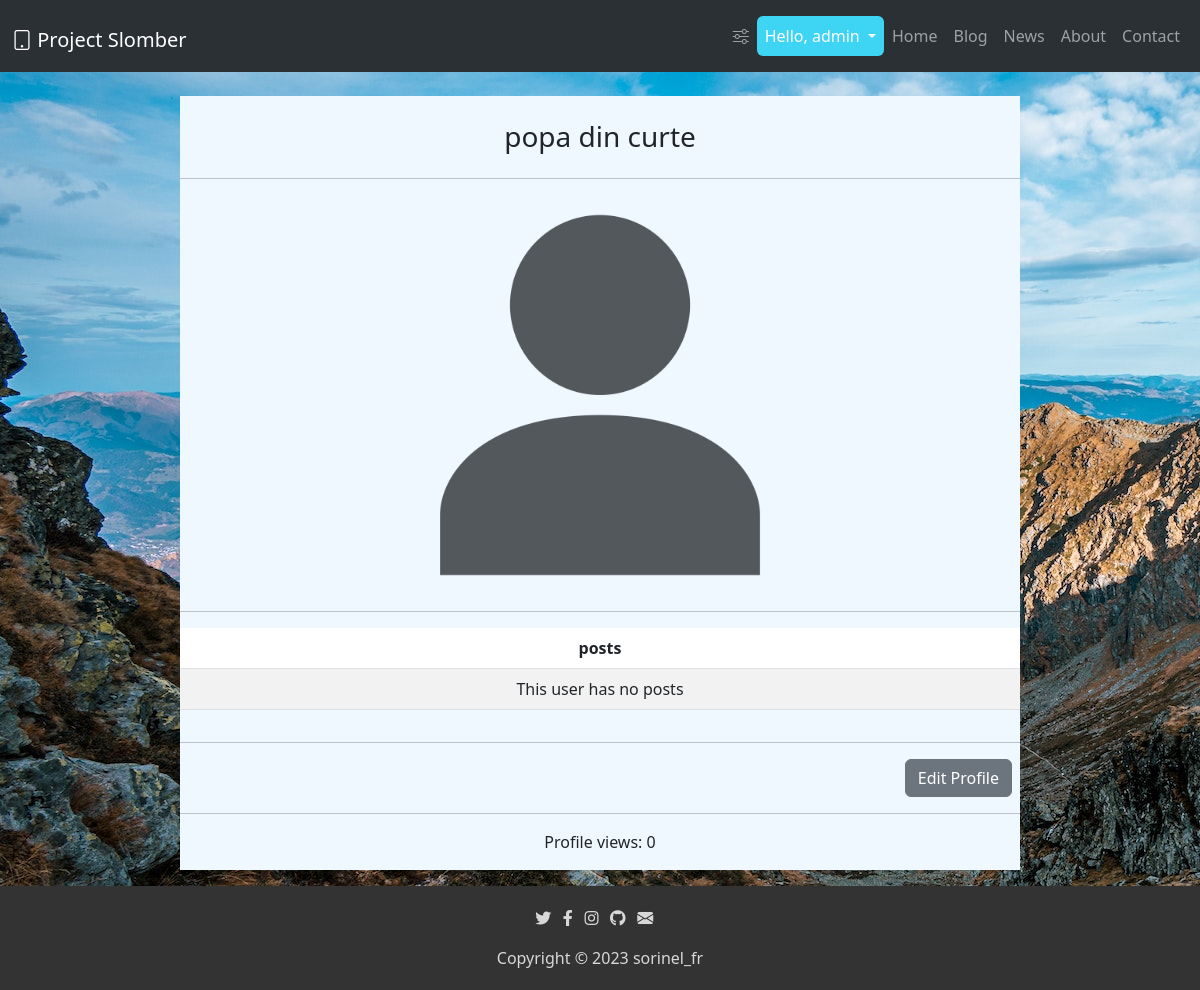
/profile/popa din curte (signed in), run on the app's committed database.
### server.py (models this page shows)
    class User(UserMixin, db.Model):
        __tablename__ = "user"
        id = db.Column(db.Integer, primary_key=True)
        email = db.Column(db.String(100), unique=True, nullable=False)
        password = db.Column(db.String(100), nullable=False)
        name = db.Column(db.String(100), unique=True, nullable=False)
        profile_views = db.Column(db.Integer, nullable=False)
        picture_url = db.Column(db.String(3000))
        has_functions = db.Column(db.Boolean, nullable=False)
        is_admin = db.Column(db.Boolean, nullable=False)
        is_developer = db.Column(db.Boolean, nullable=False)
        posts = relationship("BlogPosts", back_populates="author")
        comment = relationship("Comments", back_populates="author")

### server.py (the view, shortened to what this page needs)
    @app.route('/profile/<name>')
    def user_profile(name):
        wrong_name = False
        user = User.query.filter_by(name=name).first()
        img_route = None
        user_posts = BlogPosts.query.filter_by(user_id=user.id).all()
        if current_user.is_authenticated:
            try:
                if current_user.id != user.id:
                    user.profile_views += 1
                    db.session.commit()
            except:
                wrong_name = True
                return render_template('profile.html', wrong_name=wrong_name, name=name)
        user = User.query.filter_by(name=name).first()
        return render_template('profile.html',
                               user=user,
                               wrong_name=wrong_name,
                               name=name,
                               user_posts=user_posts,
                               number_of_posts=len(user_posts),
                               route=img_route
                               )

### server.py (called while the page is built)
    @login_manager.user_loader
    def load_user(user_id):
        return User.query.filter_by(id=user_id).first()

### templates/profile.html (shortened to what this page needs)
<!DOCTYPE html>
<html lang="en">
<head>
    <link rel="stylesheet" href="{{url_for('static', filename='style.css')}}">
    <link rel="stylesheet" href="https://cdnjs.cloudflare.com/ajax/libs/font-awesome/5.15.3/css/all.min.css">
    <link href="https://cdn.jsdelivr.net/npm/bootstrap@5.3.0-alpha3/dist/css/bootstrap.min.css" rel="stylesheet"
>
    <link rel="stylesheet" href="https://cdn.jsdelivr.net/npm/bootstrap-icons@1.10.4/font/bootstrap-icons.css">
</head>
<body style="margin-bottom: 10%;">
    <nav class="navbar navbar-expand-lg bg-body-tertiary" data-bs-theme="dark">
        <div class="container-fluid">
            <h1><a class="navbar-brand" href="/"><i class="bi bi-tablet"></i> Project Slomber</a></h1>
            <div class="collapse navbar-collapse" id="navbarSupportedContent">
                <ul class="navbar-nav ms-auto mb-2 mb-lg-0">
                    {% if current_user.id == 1%}
                    <li class="nav-item">
                        <a class="nav-link" aria-current="page" href="/panel"><i class="bi bi-sliders"></i></a>
                    </li>
                    {% endif %}
                    {%if current_user.is_authenticated: %}
                    <li class="nav-item">
                        <div class="btn-group">
                            <button type="button" class="btn btn-info dropdown-toggle nav-link active" data-toggle="dropdown"
                                aria-haspopup="true" aria-expanded="true">
                                Hello, {{ current_user.name }}
                            </button>
                        </div>
                    </li>
                    {% endif %}
                    <li class="nav-item">
                        <a class="nav-link" aria-current="page" href="/">Home</a>
                    </li>
                    <li class="nav-item">
                        <a class="nav-link" href="/blog">Blog</a>
                    </li>
                    <li class="nav-item">
                        <a class="nav-link" href="/news">News</a>
                    </li>
                    <li class="nav-item">
                        <a class="nav-link" href="/about">About</a>
                    </li>
                    <li class="nav-item">
                        <a class="nav-link" href="/contact">Contact</a>
                    </li>
                </ul>
            </div>
        </div>
    </nav>
    <div class="jumbotron user-card">
        <br>
        {% if wrong_name: %}
        <h3>Error: No user with name {{name}}</h3>
        {% else %}
        <h3>{{user.name}} {% if user.id == 1: %}<i class="bi bi-hammer"></i>{% endif %} {% if user.is_admin: %}<i class="bi bi-display-fill"></i>{% endif %} {%if user.is_developer: %}<i class="bi bi-code-slash"></i>{% endif %}</h3>
        <hr>
        {% if user.picture_url != None: %}
        <img src="{{url_for('static', filename=route)}}" class="rounded mx-auto d-block" class="rounded mx-auto d-block">
        {% else %}
        <img src="{{url_for('static', filename='img/user.png')}}" class="rounded mx-auto d-block" width="400px" height="400px">
        {% endif %}
        <hr>
        <table class="table table-striped table-hover">
            <thead>
                <tr>
                    <th scope="col">
                        posts
                    </th>
                </tr>
            </thead>
            <tbody>
                {% if number_of_posts != 0:%}
                    {% for post in user_posts: %}
                        <tr>
                            <td>
                                <a href="/blog/post/{{post.id}}" style="text-decoration: none;">{{post.title}}</a>
                            </td>
                        </tr>
                    {% endfor %}
                {% else %}
                    <tr>
                        <td>
                            This user has no posts
                        </td>
                    </tr>
                {% endif %}
            </tbody>
        </table>
        {% if (current_user.is_authenticated and current_user.name == user.name) or current_user.is_admin: %}
        <hr>
        <div class="d-grid gap-2 d-md-flex justify-content-md-end">
            <a href="/profile/{{user.name}}/edit" class="btn btn-secondary me-md-2">Edit Profile</a>
        </div>
        {% endif %}
        <hr>
        <p>Profile views: {{user.profile_views}}</p>
        {% endif %}
    </div>
</body>
<footer>
    <ul class="icons">
        <li><a href="https://twitter.com/Sorin63701900" target="_blank"><i class="fab fa-twitter"></i></a></li>
        <li><a href="https://www.facebook.com/sorin.fratean" target="_blank"><i class="fab fa-facebook-f"></i></a></li>
        <li><a href="https://www.instagram.com/sorinel_fr/" target="_blank"><i class="fab fa-instagram"></i></a></li>
        <li><a href="https://github.com/Sorinel27" target="_blank"><i class="fab fa-github"></i></a></li>
        <li><a href="mailto:sorin78910@gmail.com" target="_blank"><i class="bi bi-envelope-fill"></i></a></li>
    </ul>
    <a href="https://sorinelfr.ro/" target="_blank">Copyright &copy; 2023 sorinel_fr</a>
</footer>
</html>

### static/style.css (style rules this page uses)
body { margin-bottom: 10%; background-image: url("img/bg.jpg"); background-size: auto; }
body .user-card { background-color: aliceblue; display: -webkit-box; display: -ms-flexbox; display: flex; -webkit-box-orient: vertical; -webkit-box-direction: normal; -ms-flex-direction: column; flex-direction: column; -webkit-box-pack: center; -ms-flex-pack: center; justify-content: center; text-align: center; width: 70%; margin-top: 2%; margin-left: auto; margin-right: auto; }
footer { background-color: #333; color: #fff; text-align: center; position: fixed; bottom: 0; width: 100%; padding: 20px; }
footer .icons { display: -webkit-box; display: -ms-flexbox; display: flex; -webkit-box-orient: horizontal; -webkit-box-direction: normal; -ms-flex-direction: row; flex-direction: row; list-style-type: none; -webkit-box-pack: center; -ms-flex-pack: center; justify-content: center; padding-left: 0; }
footer .icons li { padding-right: 1%; }
footer a { text-decoration: none; color: #d8d8d8; }

### data on the page
User: name "admin"
User: name "popa din curte", profile_views "0"
